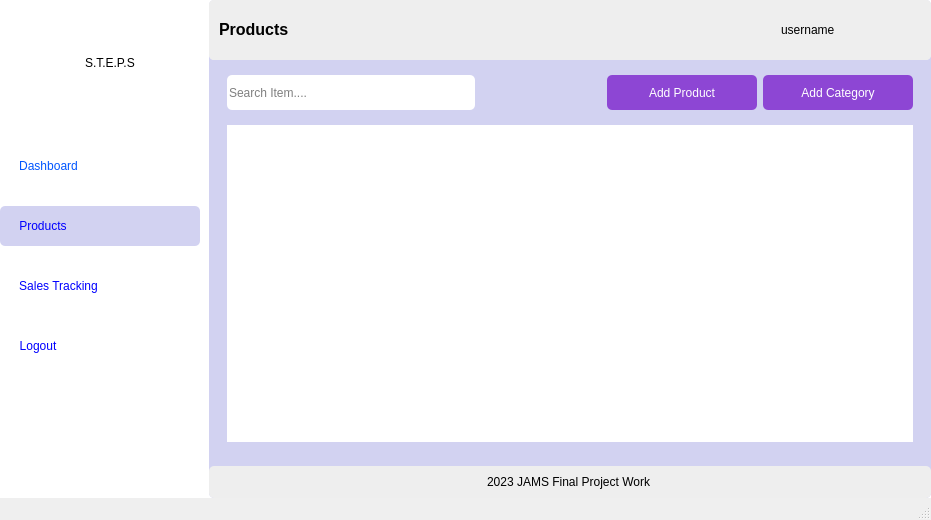
<?xml version="1.0" encoding="UTF-8"?>
<ui version="4.0">
 <class>MainWindow</class>
 <widget class="QMainWindow" name="MainWindow">
  <property name="geometry">
   <rect>
    <x>0</x>
    <y>0</y>
    <width>931</width>
    <height>520</height>
   </rect>
  </property>
  <property name="windowTitle">
   <string>Products</string>
  </property>
  <property name="styleSheet">
   <string notr="true">MainWindow{
	background-color: #ffe135
}</string>
  </property>
  <widget class="QWidget" name="centralwidget">
   <property name="styleSheet">
    <string notr="true">background-color: rgb(255, 255, 255);</string>
   </property>
   <layout class="QHBoxLayout" name="horizontalLayout">
    <property name="spacing">
     <number>9</number>
    </property>
    <property name="leftMargin">
     <number>0</number>
    </property>
    <property name="topMargin">
     <number>0</number>
    </property>
    <property name="rightMargin">
     <number>0</number>
    </property>
    <property name="bottomMargin">
     <number>0</number>
    </property>
    <item>
     <widget class="QWidget" name="widget_2" native="true">
      <property name="minimumSize">
       <size>
        <width>200</width>
        <height>0</height>
       </size>
      </property>
      <property name="maximumSize">
       <size>
        <width>200</width>
        <height>16777215</height>
       </size>
      </property>
      <property name="styleSheet">
       <string notr="true">border-radius: 5px;</string>
      </property>
      <layout class="QVBoxLayout" name="verticalLayout_8">
       <property name="leftMargin">
        <number>0</number>
       </property>
       <property name="topMargin">
        <number>0</number>
       </property>
       <property name="rightMargin">
        <number>0</number>
       </property>
       <property name="bottomMargin">
        <number>0</number>
       </property>
       <item alignment="Qt::AlignTop">
        <widget class="QWidget" name="widget_3" native="true">
         <property name="sizePolicy">
          <sizepolicy hsizetype="Preferred" vsizetype="Maximum">
           <horstretch>0</horstretch>
           <verstretch>0</verstretch>
          </sizepolicy>
         </property>
         <property name="minimumSize">
          <size>
           <width>200</width>
           <height>400</height>
          </size>
         </property>
         <property name="maximumSize">
          <size>
           <width>200</width>
           <height>800</height>
          </size>
         </property>
         <property name="styleSheet">
          <string notr="true">border-radius: 5px;</string>
         </property>
         <layout class="QVBoxLayout" name="verticalLayout">
          <property name="leftMargin">
           <number>0</number>
          </property>
          <property name="topMargin">
           <number>0</number>
          </property>
          <property name="rightMargin">
           <number>0</number>
          </property>
          <property name="bottomMargin">
           <number>0</number>
          </property>
          <item>
           <widget class="QWidget" name="widget" native="true">
            <property name="sizePolicy">
             <sizepolicy hsizetype="Expanding" vsizetype="Expanding">
              <horstretch>0</horstretch>
              <verstretch>0</verstretch>
             </sizepolicy>
            </property>
            <property name="maximumSize">
             <size>
              <width>16777215</width>
              <height>90</height>
             </size>
            </property>
            <property name="styleSheet">
             <string notr="true"/>
            </property>
            <layout class="QHBoxLayout" name="horizontalLayout_4">
             <item>
              <widget class="QLabel" name="label_2">
               <property name="sizePolicy">
                <sizepolicy hsizetype="Maximum" vsizetype="Maximum">
                 <horstretch>0</horstretch>
                 <verstretch>0</verstretch>
                </sizepolicy>
               </property>
               <property name="maximumSize">
                <size>
                 <width>70</width>
                 <height>70</height>
                </size>
               </property>
               <property name="text">
                <string/>
               </property>
               <property name="pixmap">
                <pixmap>../icons/point-of-sale.png</pixmap>
               </property>
               <property name="scaledContents">
                <bool>true</bool>
               </property>
              </widget>
             </item>
             <item>
              <widget class="QLabel" name="label">
               <property name="styleSheet">
                <string notr="true">font: 81 16pt &quot;Open Sans ExtraBold&quot;;</string>
               </property>
               <property name="text">
                <string>S.T.E.P.S</string>
               </property>
              </widget>
             </item>
            </layout>
           </widget>
          </item>
          <item>
           <widget class="QWidget" name="widget_6" native="true">
            <property name="maximumSize">
             <size>
              <width>16777215</width>
              <height>250</height>
             </size>
            </property>
            <layout class="QVBoxLayout" name="verticalLayout_12">
             <property name="leftMargin">
              <number>0</number>
             </property>
             <property name="topMargin">
              <number>0</number>
             </property>
             <property name="rightMargin">
              <number>0</number>
             </property>
             <property name="bottomMargin">
              <number>0</number>
             </property>
             <item>
              <widget class="QWidget" name="widget_12" native="true">
               <property name="maximumSize">
                <size>
                 <width>16777215</width>
                 <height>40</height>
                </size>
               </property>
               <property name="styleSheet">
                <string notr="true"/>
               </property>
               <layout class="QVBoxLayout" name="verticalLayout_21">
                <property name="leftMargin">
                 <number>19</number>
                </property>
                <property name="topMargin">
                 <number>0</number>
                </property>
                <property name="rightMargin">
                 <number>0</number>
                </property>
                <property name="bottomMargin">
                 <number>0</number>
                </property>
                <item alignment="Qt::AlignLeft">
                 <widget class="QPushButton" name="dashboard">
                  <property name="sizePolicy">
                   <sizepolicy hsizetype="Minimum" vsizetype="Expanding">
                    <horstretch>0</horstretch>
                    <verstretch>0</verstretch>
                   </sizepolicy>
                  </property>
                  <property name="styleSheet">
                   <string notr="true">font: 75 10pt &quot;MS Shell Dlg 2&quot;;
color: rgb(0, 85, 255);</string>
                  </property>
                  <property name="text">
                   <string>Dashboard</string>
                  </property>
                  <property name="icon">
                   <iconset>
                    <normaloff>../icons/dashboard-report-icon.png</normaloff>../icons/dashboard-report-icon.png</iconset>
                  </property>
                 </widget>
                </item>
               </layout>
              </widget>
             </item>
             <item>
              <widget class="QWidget" name="widget_20" native="true">
               <property name="maximumSize">
                <size>
                 <width>16777215</width>
                 <height>40</height>
                </size>
               </property>
               <property name="styleSheet">
                <string notr="true">background-color: rgb(210, 210, 241);</string>
               </property>
               <layout class="QVBoxLayout" name="verticalLayout_22">
                <property name="leftMargin">
                 <number>19</number>
                </property>
                <property name="topMargin">
                 <number>0</number>
                </property>
                <property name="rightMargin">
                 <number>0</number>
                </property>
                <property name="bottomMargin">
                 <number>0</number>
                </property>
                <item alignment="Qt::AlignLeft">
                 <widget class="QPushButton" name="products">
                  <property name="sizePolicy">
                   <sizepolicy hsizetype="Expanding" vsizetype="Expanding">
                    <horstretch>0</horstretch>
                    <verstretch>0</verstretch>
                   </sizepolicy>
                  </property>
                  <property name="minimumSize">
                   <size>
                    <width>0</width>
                    <height>0</height>
                   </size>
                  </property>
                  <property name="styleSheet">
                   <string notr="true">font: 75 10pt &quot;MS Shell Dlg 2&quot;;
color: rgb(0, 0, 255);</string>
                  </property>
                  <property name="text">
                   <string>Products</string>
                  </property>
                  <property name="icon">
                   <iconset>
                    <normaloff>../icons/groceries-icon.png</normaloff>../icons/groceries-icon.png</iconset>
                  </property>
                 </widget>
                </item>
               </layout>
              </widget>
             </item>
             <item>
              <widget class="QWidget" name="widget_21" native="true">
               <property name="maximumSize">
                <size>
                 <width>16777215</width>
                 <height>40</height>
                </size>
               </property>
               <layout class="QVBoxLayout" name="verticalLayout_24">
                <property name="leftMargin">
                 <number>19</number>
                </property>
                <property name="topMargin">
                 <number>0</number>
                </property>
                <property name="rightMargin">
                 <number>0</number>
                </property>
                <property name="bottomMargin">
                 <number>0</number>
                </property>
                <item alignment="Qt::AlignLeft">
                 <widget class="QPushButton" name="cart">
                  <property name="sizePolicy">
                   <sizepolicy hsizetype="Minimum" vsizetype="Expanding">
                    <horstretch>0</horstretch>
                    <verstretch>0</verstretch>
                   </sizepolicy>
                  </property>
                  <property name="styleSheet">
                   <string notr="true">font: 75 10pt &quot;MS Shell Dlg 2&quot;;
color: rgb(0, 0, 255);</string>
                  </property>
                  <property name="text">
                   <string>Sales Tracking</string>
                  </property>
                  <property name="icon">
                   <iconset>
                    <normaloff>../icons/order-placed-purchased-icon.png</normaloff>../icons/order-placed-purchased-icon.png</iconset>
                  </property>
                 </widget>
                </item>
               </layout>
              </widget>
             </item>
             <item>
              <widget class="QWidget" name="widget_23" native="true">
               <property name="maximumSize">
                <size>
                 <width>16777215</width>
                 <height>40</height>
                </size>
               </property>
               <layout class="QVBoxLayout" name="verticalLayout_25">
                <property name="leftMargin">
                 <number>19</number>
                </property>
                <property name="topMargin">
                 <number>0</number>
                </property>
                <property name="rightMargin">
                 <number>0</number>
                </property>
                <property name="bottomMargin">
                 <number>0</number>
                </property>
                <item alignment="Qt::AlignLeft">
                 <widget class="QPushButton" name="logout">
                  <property name="sizePolicy">
                   <sizepolicy hsizetype="Minimum" vsizetype="Expanding">
                    <horstretch>0</horstretch>
                    <verstretch>0</verstretch>
                   </sizepolicy>
                  </property>
                  <property name="styleSheet">
                   <string notr="true">font: 75 10pt &quot;MS Shell Dlg 2&quot;;
color: rgb(0, 0, 255);</string>
                  </property>
                  <property name="text">
                   <string>Logout</string>
                  </property>
                  <property name="icon">
                   <iconset>
                    <normaloff>../icons/sign-out-icon.png</normaloff>../icons/sign-out-icon.png</iconset>
                  </property>
                 </widget>
                </item>
               </layout>
              </widget>
             </item>
            </layout>
           </widget>
          </item>
         </layout>
        </widget>
       </item>
      </layout>
     </widget>
    </item>
    <item>
     <widget class="QWidget" name="widget_9" native="true">
      <property name="styleSheet">
       <string notr="true">background-color: rgb(210, 210, 241);
border-radius: 5px;</string>
      </property>
      <layout class="QVBoxLayout" name="verticalLayout_9">
       <property name="leftMargin">
        <number>0</number>
       </property>
       <property name="topMargin">
        <number>0</number>
       </property>
       <property name="rightMargin">
        <number>0</number>
       </property>
       <property name="bottomMargin">
        <number>0</number>
       </property>
       <item>
        <widget class="QWidget" name="widget_5" native="true">
         <property name="minimumSize">
          <size>
           <width>0</width>
           <height>60</height>
          </size>
         </property>
         <property name="styleSheet">
          <string notr="true">background-color: rgb(238, 238, 238);
border-radius:5px</string>
         </property>
         <layout class="QHBoxLayout" name="horizontalLayout_3">
          <property name="leftMargin">
           <number>0</number>
          </property>
          <property name="topMargin">
           <number>0</number>
          </property>
          <property name="rightMargin">
           <number>0</number>
          </property>
          <property name="bottomMargin">
           <number>0</number>
          </property>
          <item>
           <widget class="QLabel" name="label_3">
            <property name="styleSheet">
             <string notr="true">font: 81 8pt &quot;Open Sans ExtraBold&quot;;</string>
            </property>
            <property name="text">
             <string>&lt;html&gt;&lt;head/&gt;&lt;body&gt;&lt;p&gt;&lt;span style=&quot; font-size:12pt; font-weight:600;&quot;&gt;Products&lt;/span&gt;&lt;/p&gt;&lt;/body&gt;&lt;/html&gt;</string>
            </property>
            <property name="margin">
             <number>3</number>
            </property>
            <property name="indent">
             <number>10</number>
            </property>
           </widget>
          </item>
          <item>
           <widget class="QLabel" name="image">
            <property name="minimumSize">
             <size>
              <width>45</width>
              <height>45</height>
             </size>
            </property>
            <property name="maximumSize">
             <size>
              <width>50</width>
              <height>50</height>
             </size>
            </property>
            <property name="sizeIncrement">
             <size>
              <width>0</width>
              <height>0</height>
             </size>
            </property>
            <property name="styleSheet">
             <string notr="true">radius: 40px;</string>
            </property>
            <property name="frameShape">
             <enum>QFrame::StyledPanel</enum>
            </property>
            <property name="frameShadow">
             <enum>QFrame::Raised</enum>
            </property>
            <property name="text">
             <string/>
            </property>
            <property name="pixmap">
             <pixmap>../../../../../Pictures/dall-e-2.jpg</pixmap>
            </property>
            <property name="scaledContents">
             <bool>true</bool>
            </property>
            <property name="margin">
             <number>0</number>
            </property>
            <property name="openExternalLinks">
             <bool>false</bool>
            </property>
           </widget>
          </item>
          <item>
           <widget class="QLabel" name="username">
            <property name="minimumSize">
             <size>
              <width>0</width>
              <height>0</height>
             </size>
            </property>
            <property name="maximumSize">
             <size>
              <width>150</width>
              <height>16777215</height>
             </size>
            </property>
            <property name="styleSheet">
             <string notr="true">font: 12pt &quot;Lucida Sans Unicode&quot;;</string>
            </property>
            <property name="text">
             <string>username</string>
            </property>
           </widget>
          </item>
         </layout>
        </widget>
       </item>
       <item>
        <widget class="QWidget" name="widget_10" native="true">
         <property name="sizePolicy">
          <sizepolicy hsizetype="Expanding" vsizetype="Expanding">
           <horstretch>0</horstretch>
           <verstretch>0</verstretch>
          </sizepolicy>
         </property>
         <property name="minimumSize">
          <size>
           <width>475</width>
           <height>198</height>
          </size>
         </property>
         <layout class="QVBoxLayout" name="verticalLayout_6">
          <item>
           <widget class="QWidget" name="widget_25" native="true">
            <property name="sizePolicy">
             <sizepolicy hsizetype="Preferred" vsizetype="Expanding">
              <horstretch>0</horstretch>
              <verstretch>0</verstretch>
             </sizepolicy>
            </property>
            <property name="maximumSize">
             <size>
              <width>16777215</width>
              <height>35</height>
             </size>
            </property>
            <layout class="QHBoxLayout" name="horizontalLayout_2">
             <property name="leftMargin">
              <number>9</number>
             </property>
             <property name="topMargin">
              <number>0</number>
             </property>
             <property name="rightMargin">
              <number>9</number>
             </property>
             <property name="bottomMargin">
              <number>0</number>
             </property>
             <item>
              <widget class="QWidget" name="widget_4" native="true">
               <layout class="QVBoxLayout" name="verticalLayout_5">
                <property name="leftMargin">
                 <number>0</number>
                </property>
                <property name="topMargin">
                 <number>0</number>
                </property>
                <property name="rightMargin">
                 <number>0</number>
                </property>
                <property name="bottomMargin">
                 <number>0</number>
                </property>
                <item>
                 <widget class="QLineEdit" name="search">
                  <property name="sizePolicy">
                   <sizepolicy hsizetype="Expanding" vsizetype="Expanding">
                    <horstretch>0</horstretch>
                    <verstretch>0</verstretch>
                   </sizepolicy>
                  </property>
                  <property name="maximumSize">
                   <size>
                    <width>364</width>
                    <height>35</height>
                   </size>
                  </property>
                  <property name="styleSheet">
                   <string notr="true">background-color: rgb(255, 255, 255);
font: 10pt &quot;Open Sans&quot;;</string>
                  </property>
                  <property name="placeholderText">
                   <string>Search Item....</string>
                  </property>
                 </widget>
                </item>
               </layout>
              </widget>
             </item>
             <item>
              <widget class="QWidget" name="widget_11" native="true">
               <property name="sizePolicy">
                <sizepolicy hsizetype="Expanding" vsizetype="Preferred">
                 <horstretch>0</horstretch>
                 <verstretch>0</verstretch>
                </sizepolicy>
               </property>
               <property name="maximumSize">
                <size>
                 <width>120</width>
                 <height>16777215</height>
                </size>
               </property>
               <layout class="QVBoxLayout" name="verticalLayout_7">
                <property name="leftMargin">
                 <number>0</number>
                </property>
                <property name="topMargin">
                 <number>0</number>
                </property>
                <property name="rightMargin">
                 <number>0</number>
                </property>
                <property name="bottomMargin">
                 <number>0</number>
                </property>
               </layout>
              </widget>
             </item>
             <item>
              <widget class="QWidget" name="widget_8" native="true">
               <property name="maximumSize">
                <size>
                 <width>150</width>
                 <height>16777215</height>
                </size>
               </property>
               <layout class="QVBoxLayout" name="verticalLayout_4">
                <property name="spacing">
                 <number>6</number>
                </property>
                <property name="leftMargin">
                 <number>0</number>
                </property>
                <property name="topMargin">
                 <number>0</number>
                </property>
                <property name="rightMargin">
                 <number>0</number>
                </property>
                <property name="bottomMargin">
                 <number>0</number>
                </property>
                <item>
                 <widget class="QPushButton" name="add_product">
                  <property name="sizePolicy">
                   <sizepolicy hsizetype="Expanding" vsizetype="Expanding">
                    <horstretch>0</horstretch>
                    <verstretch>0</verstretch>
                   </sizepolicy>
                  </property>
                  <property name="maximumSize">
                   <size>
                    <width>150</width>
                    <height>16777215</height>
                   </size>
                  </property>
                  <property name="styleSheet">
                   <string notr="true">background-color: rgb(141, 70, 212);
color: rgb(255, 255, 255);
font: 75 11pt &quot;Open Sans Extrabold&quot;;</string>
                  </property>
                  <property name="text">
                   <string>Add Product</string>
                  </property>
                  <property name="icon">
                   <iconset>
                    <normaloff>../icons/add-to-basket.png</normaloff>../icons/add-to-basket.png</iconset>
                  </property>
                  <property name="iconSize">
                   <size>
                    <width>32</width>
                    <height>21</height>
                   </size>
                  </property>
                 </widget>
                </item>
               </layout>
              </widget>
             </item>
             <item>
              <widget class="QWidget" name="widget_7" native="true">
               <property name="maximumSize">
                <size>
                 <width>150</width>
                 <height>16777215</height>
                </size>
               </property>
               <layout class="QVBoxLayout" name="verticalLayout_3">
                <property name="leftMargin">
                 <number>0</number>
                </property>
                <property name="topMargin">
                 <number>0</number>
                </property>
                <property name="rightMargin">
                 <number>0</number>
                </property>
                <property name="bottomMargin">
                 <number>0</number>
                </property>
                <item>
                 <widget class="QPushButton" name="add_category">
                  <property name="sizePolicy">
                   <sizepolicy hsizetype="Expanding" vsizetype="Expanding">
                    <horstretch>0</horstretch>
                    <verstretch>0</verstretch>
                   </sizepolicy>
                  </property>
                  <property name="maximumSize">
                   <size>
                    <width>150</width>
                    <height>50</height>
                   </size>
                  </property>
                  <property name="styleSheet">
                   <string notr="true">background-color: rgb(141, 70, 212);
color: rgb(255, 255, 255);
font: 75 11pt &quot;Open Sans Extrabold&quot;;</string>
                  </property>
                  <property name="text">
                   <string>Add Category</string>
                  </property>
                  <property name="icon">
                   <iconset>
                    <normaloff>../icons/apps.png</normaloff>../icons/apps.png</iconset>
                  </property>
                  <property name="iconSize">
                   <size>
                    <width>32</width>
                    <height>21</height>
                   </size>
                  </property>
                  <property name="flat">
                   <bool>true</bool>
                  </property>
                 </widget>
                </item>
               </layout>
              </widget>
             </item>
            </layout>
           </widget>
          </item>
          <item>
           <widget class="QFrame" name="frame_7">
            <property name="sizePolicy">
             <sizepolicy hsizetype="Preferred" vsizetype="Expanding">
              <horstretch>0</horstretch>
              <verstretch>0</verstretch>
             </sizepolicy>
            </property>
            <layout class="QVBoxLayout" name="verticalLayout_10">
             <item>
              <widget class="QTableWidget" name="table">
               <property name="font">
                <font>
                 <family>Open Sans ExtraBold</family>
                 <pointsize>10</pointsize>
                 <weight>50</weight>
                 <bold>false</bold>
                </font>
               </property>
               <property name="cursor" stdset="0">
                <cursorShape>PointingHandCursor</cursorShape>
               </property>
               <property name="autoFillBackground">
                <bool>true</bool>
               </property>
               <property name="styleSheet">
                <string notr="true">background-color: rgb(255, 255, 255);</string>
               </property>
              </widget>
             </item>
            </layout>
           </widget>
          </item>
         </layout>
        </widget>
       </item>
       <item>
        <widget class="QWidget" name="widget_13" native="true">
         <property name="styleSheet">
          <string notr="true">background-color: rgb(238, 238, 238);</string>
         </property>
         <layout class="QVBoxLayout" name="verticalLayout_2">
          <item alignment="Qt::AlignHCenter">
           <widget class="QLabel" name="label_8">
            <property name="text">
             <string>2023 JAMS Final Project Work</string>
            </property>
           </widget>
          </item>
         </layout>
        </widget>
       </item>
      </layout>
     </widget>
    </item>
   </layout>
  </widget>
  <widget class="QStatusBar" name="statusbar"/>
  <widget class="QMenuBar" name="menubar">
   <property name="geometry">
    <rect>
     <x>0</x>
     <y>0</y>
     <width>931</width>
     <height>21</height>
    </rect>
   </property>
  </widget>
 </widget>
 <resources>
  <include location="../resources.qrc"/>
 </resources>
 <connections/>
</ui>
